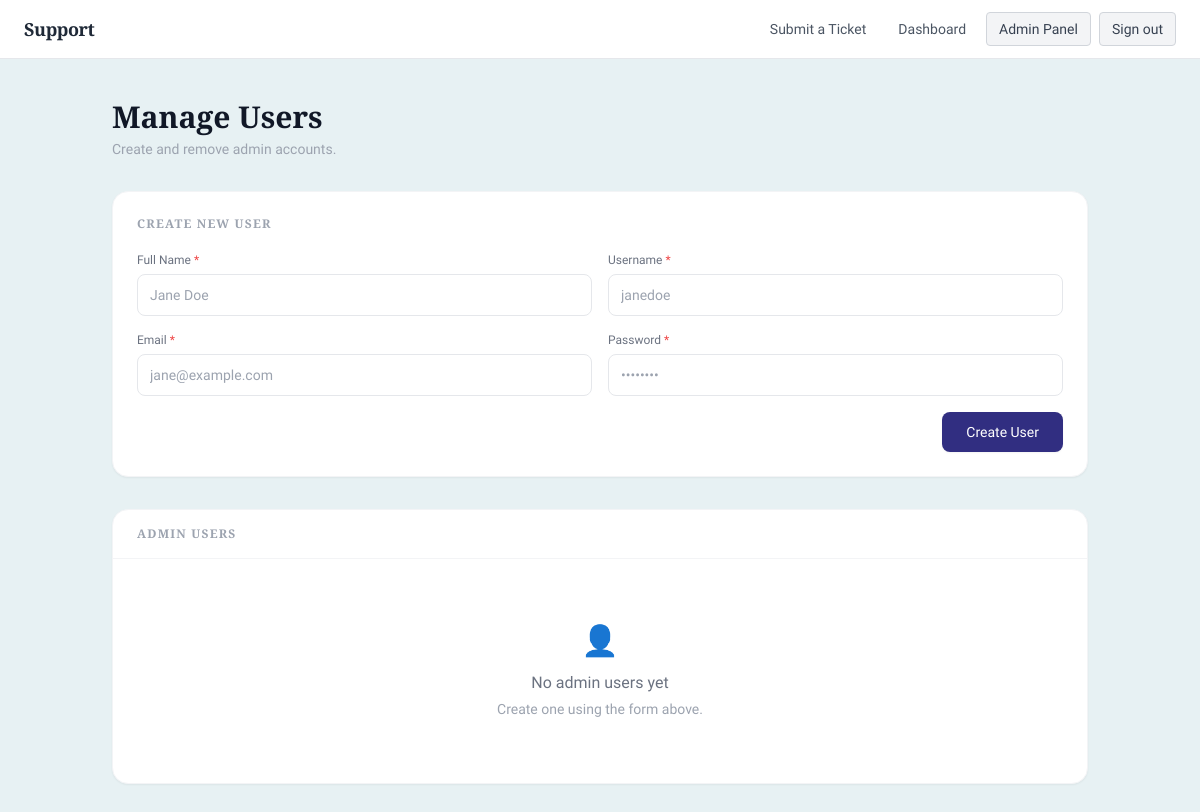
/admin/users (signed in), run on an earlier commit of the app's database.
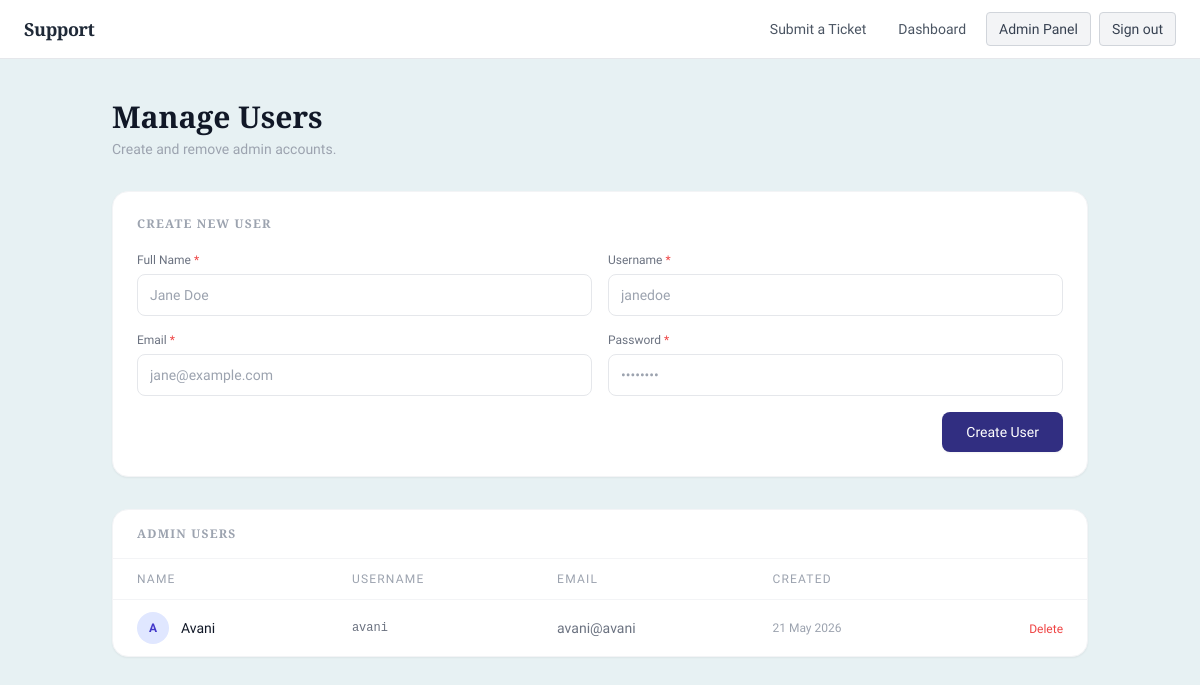
And on a later commit of the database.
### models/user.py (models this page shows)
class User(db.Model, UserMixin):
    __tablename__ = 'users'
    id = db.Column(db.Integer, primary_key=True)
    name = db.Column(db.String(100), nullable=False)
    username = db.Column(db.String(80), unique=True, nullable=False)
    email = db.Column(db.String(120), unique=True, nullable=False)
    password_hash = db.Column(db.String(200), nullable=False)
    is_superadmin = db.Column(db.Boolean, default=False)
    created_at = db.Column(db.DateTime, default=datetime.utcnow)

### routes/admin.py (the view)
@admin_bp.route('/users')
@login_required
@superadmin_required
def users():
    all_users = User.query.filter_by(is_superadmin=False).order_by(User.created_at.desc()).all()
    return render_template('admin/users.html', users=all_users)

### app.py (called while the page is built)
@app.after_request
def add_no_cache(response):
    response.headers['Cache-Control'] = 'no-cache, no-store, must-revalidate'
    response.headers['Pragma'] = 'no-cache'
    response.headers['Expires'] = '0'
    return response

### routes/admin.py (called while the page is built)
def superadmin_required(f):
    from functools import wraps
    @wraps(f)
    def decorated(*args, **kwargs):
        if not current_user.is_authenticated or not current_user.is_superadmin:
            abort(403)
        return f(*args, **kwargs)
    return decorated

### templates/admin/users.html (shortened to what this page needs)
{% extends "base.html" %}
{% block content %}
<div class="max-w-5xl mx-auto px-6 py-10">
  <div class="mb-8">
    <h1 class="text-3xl font-bold text-gray-900" style="font-family: 'Playfair Display', serif;">Manage Users</h1>
    <p class="text-sm text-gray-400 mt-1">Create and remove admin accounts.</p>
  </div>
  <div class="bg-white rounded-2xl border border-gray-100 shadow-sm p-6 mb-8">
    <h2 class="text-xs font-semibold uppercase tracking-widest text-gray-400 mb-5">Create New User</h2>
    <form method="POST" action="{{ url_for('admin.create_user') }}">
      <div class="grid grid-cols-1 sm:grid-cols-2 gap-4 mb-4">
        <div>
          <label class="block text-xs font-medium text-gray-500 mb-1.5">Full Name <span class="text-red-500">*</span></label>
          <input type="text" name="name" required placeholder="Jane Doe"
                 class="w-full rounded-lg border border-gray-200 px-3 py-2.5 text-sm text-gray-900 placeholder-gray-400
                        focus:outline-none focus:ring-2 focus:ring-indigo-500 transition">
        </div>
        <div>
          <label class="block text-xs font-medium text-gray-500 mb-1.5">Username <span class="text-red-500">*</span></label>
          <input type="text" name="username" required placeholder="janedoe"
                 class="w-full rounded-lg border border-gray-200 px-3 py-2.5 text-sm text-gray-900 placeholder-gray-400
                        focus:outline-none focus:ring-2 focus:ring-indigo-500 transition">
        </div>
        <div>
          <label class="block text-xs font-medium text-gray-500 mb-1.5">Email <span class="text-red-500">*</span></label>
          <input type="email" name="email" required placeholder="jane@example.com"
                 class="w-full rounded-lg border border-gray-200 px-3 py-2.5 text-sm text-gray-900 placeholder-gray-400
                        focus:outline-none focus:ring-2 focus:ring-indigo-500 transition">
        </div>
        <div>
          <label class="block text-xs font-medium text-gray-500 mb-1.5">Password <span class="text-red-500">*</span></label>
          <input type="password" name="password" required placeholder="••••••••"
                 class="w-full rounded-lg border border-gray-200 px-3 py-2.5 text-sm text-gray-900 placeholder-gray-400
                        focus:outline-none focus:ring-2 focus:ring-indigo-500 transition">
        </div>
      </div>
      <div class="flex justify-end">
        <button type="submit"
                class="bg-indigo-900 hover:bg-indigo-700 text-white text-sm font-medium px-6 py-2.5 rounded-lg transition shadow-sm">
          Create User
        </button>
      </div>
    </form>
  </div>
  <div class="bg-white rounded-2xl border border-gray-100 shadow-sm overflow-hidden">
    <div class="px-6 py-4 border-b border-gray-100">
      <h2 class="text-xs font-semibold uppercase tracking-widest text-gray-400">Admin Users</h2>
    </div>
    {% if users %}
    <table class="w-full text-sm">
      <thead>
        <tr class="border-b border-gray-100 text-xs text-gray-400 uppercase tracking-widest">
          <th class="text-left px-6 py-3 font-medium">Name</th>
          <th class="text-left px-6 py-3 font-medium">Username</th>
          <th class="text-left px-6 py-3 font-medium">Email</th>
          <th class="text-left px-6 py-3 font-medium">Created</th>
          <th class="px-6 py-3"></th>
        </tr>
      </thead>
      <tbody class="divide-y divide-gray-50">
        {% for user in users %}
        <tr class="hover:bg-gray-50 transition">
          <td class="px-6 py-3 font-medium text-gray-900">
            <div class="flex items-center gap-3">
              <div class="w-8 h-8 rounded-full bg-indigo-100 flex items-center justify-center text-xs font-bold text-indigo-700">
                {{ user.name[0].upper() }}
              </div>
              {{ user.name }}
            </div>
          </td>
          <td class="px-6 py-3 text-gray-500 font-mono text-xs">{{ user.username }}</td>
          <td class="px-6 py-3 text-gray-500">{{ user.email }}</td>
          <td class="px-6 py-3 text-gray-400 text-xs">{{ user.created_at.strftime('%d %b %Y') }}</td>
          <td class="px-6 py-3 text-right">
            <form method="POST" action="{{ url_for('admin.delete_user', user_id=user.id) }}"
                  onsubmit="return confirm('Delete {{ user.name }}? This cannot be undone.')">
              <button type="submit"
                      class="text-xs text-red-500 hover:text-red-700 font-medium transition">
                Delete
              </button>
            </form>
          </td>
        </tr>
        {% endfor %}
      </tbody>
    </table>
    {% else %}
    <div class="text-center py-16 text-gray-400">
      <p class="text-3xl mb-3">👤</p>
      <p class="font-medium text-gray-500">No admin users yet</p>
      <p class="text-sm mt-1">Create one using the form above.</p>
    </div>
    {% endif %}
  </div>
</div>
{% endblock %}

### templates/base.html (shortened to what this page needs)
<!DOCTYPE html>
<html lang="en">
<head>
  <script src="https://cdn.tailwindcss.com"></script>
</head>
<body class="bg-[#e7f1f3] min-h-screen">
<nav class="bg-white border-b border-gray-200 px-6 py-3 flex items-center justify-between">
  <span class="playfair text-lg font-semibold text-gray-800 tracking-tight">Support</span>
  <div class="flex items-center gap-2">
    {% if current_user.is_authenticated %}
      <a href="{{ url_for('public.submit_form') }}"
         class="text-sm text-gray-600 hover:text-gray-900 px-3 py-1.5 rounded hover:bg-gray-100 transition">
        Submit a Ticket
      </a>
      {% if current_user.is_superadmin %}
        <a href="{{ url_for('tickets.dashboard') }}"
           class="text-sm text-gray-600 hover:text-gray-900 px-3 py-1.5 rounded hover:bg-gray-100 transition">
          Dashboard
        </a>
        <a href="{{ url_for('admin.panel') }}"
           class="text-sm font-medium text-gray-700 bg-gray-100 hover:bg-gray-200 border border-gray-300 px-3 py-1.5 rounded transition">
          Admin Panel
        </a>
      {% else %}
        <a href="{{ url_for('tickets.dashboard') }}"
           class="text-sm text-gray-600 hover:text-gray-900 px-3 py-1.5 rounded hover:bg-gray-100 transition">
          Dashboard
        </a>
      {% endif %}
      <a href="{{ url_for('auth.logout') }}"
         class="text-sm font-medium text-gray-700 bg-gray-100 hover:bg-gray-200 border border-gray-300 px-3 py-1.5 rounded transition">
        Sign out
      </a>
    {% endif %}
  </div>
</nav>
{% block content %}{% endblock %}
</body>
</html>

### templates/base.html (style rules this page uses)
body { font-family: 'Geist', sans-serif; }
h1, h2, h3, .playfair { font-family: 'Playfair Display', serif; }

What changed in the data, as far as the page shows it:
added User: name "A", name "Avani", username "avani", email "avani@avani", created_at "21 May 2026"
Also different on the page:
text no longer shown: "👤 No admin users yet Create one using the form above."
text now shown: "NAME USERNAME EMAIL CREATED"
